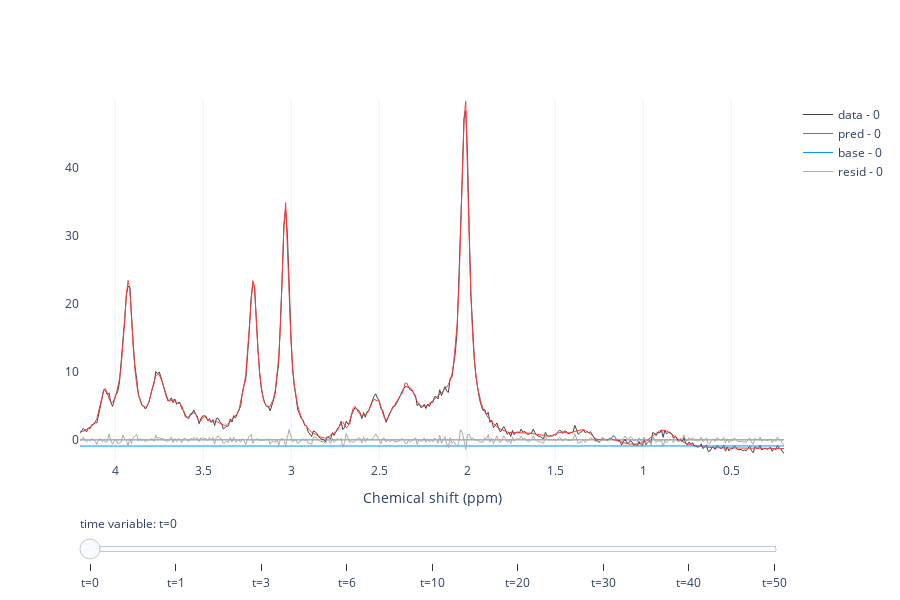

Notebook cell for this chart:
### Markdown cell above
## 4. Results

First let's inspect the fits to judge the quality.

### Code cell
splot.plotly_dynMRS(mrslist, dres.reslist, dobj.time_var)

### Figure 1 — Plotly figure (JSON) as saved in the notebook; plotly's stock layout.template omitted (floating-point values rounded to 4 significant figures; data arrays with more than 128 entries replaced by an {"elided": "..."} marker saying what was removed)
{"data": [{"line": {"color": "rgb(67,67,67)", "width": 1}, "name": "data - 0", "type": "scatter", "visible": true, "x": {"elided": "1024 float values"}, "y": {"elided": "1024 float values"}}, {"line": {"color": "rgb(67,67,67)", "width": 1}, "name": "data - 1", "type": "scatter", "visible": false, "x": {"elided": "1024 float values"}, "y": {"elided": "1024 float values"}}, {"line": {"color": "rgb(67,67,67)", "width": 1}, "name": "data - 3", "type": "scatter", "visible": false, "x": {"elided": "1024 float values"}, "y": {"elided": "1024 float values"}}, {"line": {"color": "rgb(67,67,67)", "width": 1}, "name": "data - 6", "type": "scatter", "visible": false, "x": {"elided": "1024 float values"}, "y": {"elided": "1024 float values"}}, {"line": {"color": "rgb(67,67,67)", "width": 1}, "name": "data - 10", "type": "scatter", "visible": false, "x": {"elided": "1024 float values"}, "y": {"elided": "1024 float values"}}, {"line": {"color": "rgb(67,67,67)", "width": 1}, "name": "data - 20", "type": "scatter", "visible": false, "x": {"elided": "1024 float values"}, "y": {"elided": "1024 float values"}}, {"line": {"color": "rgb(67,67,67)", "width": 1}, "name": "data - 30", "type": "scatter", "visible": false, "x": {"elided": "1024 float values"}, "y": {"elided": "1024 float values"}}, {"line": {"color": "rgb(67,67,67)", "width": 1}, "name": "data - 40", "type": "scatter", "visible": false, "x": {"elided": "1024 float values"}, "y": {"elided": "1024 float values"}}, {"line": {"color": "rgb(67,67,67)", "width": 1}, "name": "data - 50", "type": "scatter", "visible": false, "x": {"elided": "1024 float values"}, "y": {"elided": "1024 float values"}}, {"line": {"color": "rgb(253,59,59)", "width": 1}, "name": "pred - 0", "type": "scatter", "visible": true, "x": {"elided": "1024 float values"}, "y": {"elided": "1024 float values"}}, {"line": {"color": "rgb(253,59,59)", "width": 1}, "name": "pred - 1", "type": "scatter", "visible": false, "x": {"elided": "1024 float values"}, "y": {"elided": "1024 float values"}}, {"line": {"color": "rgb(253,59,59)", "width": 1}, "name": "pred - 3", "type": "scatter", "visible": false, "x": {"elided": "1024 float values"}, "y": {"elided": "1024 float values"}}, {"line": {"color": "rgb(253,59,59)", "width": 1}, "name": "pred - 6", "type": "scatter", "visible": false, "x": {"elided": "1024 float values"}, "y": {"elided": "1024 float values"}}, {"line": {"color": "rgb(253,59,59)", "width": 1}, "name": "pred - 10", "type": "scatter", "visible": false, "x": {"elided": "1024 float values"}, "y": {"elided": "1024 float values"}}, {"line": {"color": "rgb(253,59,59)", "width": 1}, "name": "pred - 20", "type": "scatter", "visible": false, "x": {"elided": "1024 float values"}, "y": {"elided": "1024 float values"}}, {"line": {"color": "rgb(253,59,59)", "width": 1}, "name": "pred - 30", "type": "scatter", "visible": false, "x": {"elided": "1024 float values"}, "y": {"elided": "1024 float values"}}, {"line": {"color": "rgb(253,59,59)", "width": 1}, "name": "pred - 40", "type": "scatter", "visible": false, "x": {"elided": "1024 float values"}, "y": {"elided": "1024 float values"}}, {"line": {"color": "rgb(253,59,59)", "width": 1}, "name": "pred - 50", "type": "scatter", "visible": false, "x": {"elided": "1024 float values"}, "y": {"elided": "1024 float values"}}, {"line": {"color": "rgb(0,150,242)", "width": 1}, "name": "base - 0", "type": "scatter", "visible": true, "x": {"elided": "1024 float values"}, "y": {"elided": "1024 float values"}}, {"line": {"color": "rgb(0,150,242)", "width": 1}, "name": "base - 1", "type": "scatter", "visible": false, "x": {"elided": "1024 float values"}, "y": {"elided": "1024 float values"}}, {"line": {"color": "rgb(0,150,242)", "width": 1}, "name": "base - 3", "type": "scatter", "visible": false, "x": {"elided": "1024 float values"}, "y": {"elided": "1024 float values"}}, {"line": {"color": "rgb(0,150,242)", "width": 1}, "name": "base - 6", "type": "scatter", "visible": false, "x": {"elided": "1024 float values"}, "y": {"elided": "1024 float values"}}, {"line": {"color": "rgb(0,150,242)", "width": 1}, "name": "base - 10", "type": "scatter", "visible": false, "x": {"elided": "1024 float values"}, "y": {"elided": "1024 float values"}}, {"line": {"color": "rgb(0,150,242)", "width": 1}, "name": "base - 20", "type": "scatter", "visible": false, "x": {"elided": "1024 float values"}, "y": {"elided": "1024 float values"}}, {"line": {"color": "rgb(0,150,242)", "width": 1}, "name": "base - 30", "type": "scatter", "visible": false, "x": {"elided": "1024 float values"}, "y": {"elided": "1024 float values"}}, {"line": {"color": "rgb(0,150,242)", "width": 1}, "name": "base - 40", "type": "scatter", "visible": false, "x": {"elided": "1024 float values"}, "y": {"elided": "1024 float values"}}, {"line": {"color": "rgb(0,150,242)", "width": 1}, "name": "base - 50", "type": "scatter", "visible": false, "x": {"elided": "1024 float values"}, "y": {"elided": "1024 float values"}}, {"line": {"color": "rgb(170,170,170)", "width": 1}, "name": "resid - 0", "type": "scatter", "visible": true, "x": {"elided": "1024 float values"}, "y": {"elided": "1024 float values"}}, {"line": {"color": "rgb(170,170,170)", "width": 1}, "name": "resid - 1", "type": "scatter", "visible": false, "x": {"elided": "1024 float values"}, "y": {"elided": "1024 float values"}}, {"line": {"color": "rgb(170,170,170)", "width": 1}, "name": "resid - 3", "type": "scatter", "visible": false, "x": {"elided": "1024 float values"}, "y": {"elided": "1024 float values"}}, {"line": {"color": "rgb(170,170,170)", "width": 1}, "name": "resid - 6", "type": "scatter", "visible": false, "x": {"elided": "1024 float values"}, "y": {"elided": "1024 float values"}}, {"line": {"color": "rgb(170,170,170)", "width": 1}, "name": "resid - 10", "type": "scatter", "visible": false, "x": {"elided": "1024 float values"}, "y": {"elided": "1024 float values"}}, {"line": {"color": "rgb(170,170,170)", "width": 1}, "name": "resid - 20", "type": "scatter", "visible": false, "x": {"elided": "1024 float values"}, "y": {"elided": "1024 float values"}}, {"line": {"color": "rgb(170,170,170)", "width": 1}, "name": "resid - 30", "type": "scatter", "visible": false, "x": {"elided": "1024 float values"}, "y": {"elided": "1024 float values"}}, {"line": {"color": "rgb(170,170,170)", "width": 1}, "name": "resid - 40", "type": "scatter", "visible": false, "x": {"elided": "1024 float values"}, "y": {"elided": "1024 float values"}}, {"line": {"color": "rgb(170,170,170)", "width": 1}, "name": "resid - 50", "type": "scatter", "visible": false, "x": {"elided": "1024 float values"}, "y": {"elided": "1024 float values"}}], "layout": {"height": 600, "sliders": [{"active": 0, "currentvalue": {"prefix": "time variable: "}, "pad": {"t": 50}, "steps": [{"args": [{"visible": [true, false, false, false, false, false, false, false, false, true, false, false, false, false, false, false, false, false, true, false, false, false, false, false, false, false, false, true, false, false, false, false, false, false, false, false]}, {"title": "time_variable : 0"}], "label": "t=0", "method": "restyle"}, {"args": [{"visible": [false, true, false, false, false, false, false, false, false, false, true, false, false, false, false, false, false, false, false, true, false, false, false, false, false, false, false, false, true, false, false, false, false, false, false, false]}, {"title": "time_variable : 1"}], "label": "t=1", "method": "restyle"}, {"args": [{"visible": [false, false, true, false, false, false, false, false, false, false, false, true, false, false, false, false, false, false, false, false, true, false, false, false, false, false, false, false, false, true, false, false, false, false, false, false]}, {"title": "time_variable : 3"}], "label": "t=3", "method": "restyle"}, {"args": [{"visible": [false, false, false, true, false, false, false, false, false, false, false, false, true, false, false, false, false, false, false, false, false, true, false, false, false, false, false, false, false, false, true, false, false, false, false, false]}, {"title": "time_variable : 6"}], "label": "t=6", "method": "restyle"}, {"args": [{"visible": [false, false, false, false, true, false, false, false, false, false, false, false, false, true, false, false, false, false, false, false, false, false, true, false, false, false, false, false, false, false, false, true, false, false, false, false]}, {"title": "time_variable : 10"}], "label": "t=10", "method": "restyle"}, {"args": [{"visible": [false, false, false, false, false, true, false, false, false, false, false, false, false, false, true, false, false, false, false, false, false, false, false, true, false, false, false, false, false, false, false, false, true, false, false, false]}, {"title": "time_variable : 20"}], "label": "t=20", "method": "restyle"}, {"args": [{"visible": [false, false, false, false, false, false, true, false, false, false, false, false, false, false, false, true, false, false, false, false, false, false, false, false, true, false, false, false, false, false, false, false, false, true, false, false]}, {"title": "time_variable : 30"}], "label": "t=30", "method": "restyle"}, {"args": [{"visible": [false, false, false, false, false, false, false, true, false, false, false, false, false, false, false, false, true, false, false, false, false, false, false, false, false, true, false, false, false, false, false, false, false, false, true, false]}, {"title": "time_variable : 40"}], "label": "t=40", "method": "restyle"}, {"args": [{"visible": [false, false, false, false, false, false, false, false, true, false, false, false, false, false, false, false, false, true, false, false, false, false, false, false, false, false, true, false, false, false, false, false, false, false, false, true]}, {"title": "time_variable : 50"}], "label": "t=50", "method": "restyle"}]}], "xaxis": {"dtick": 0.5, "range": [4.2, 0.2], "tick0": 2, "title": {"text": "Chemical shift (ppm)"}}, "yaxis": {"range": [-3.249, 49.92], "showgrid": false, "showticklabels": true, "zeroline": true, "zerolinecolor": "Gray", "zerolinewidth": 1}}}
